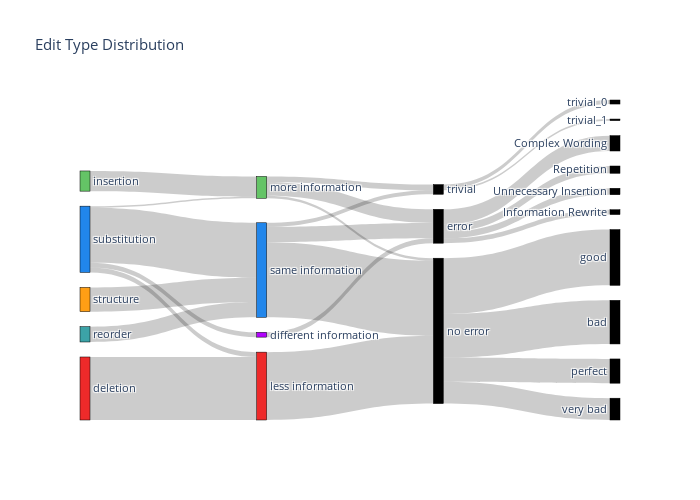

Notebook cell for this chart:
### Code cell
sankey_combined(data)

### Figure 1 — Plotly figure (JSON) as saved in the notebook; plotly's stock layout.template omitted (floating-point values rounded to 4 significant figures)
{"data": [{"link": {"source": [0, 0, 0, 0, 1, 1, 1, 1, 2, 2, 2, 2, 3, 3, 3, 3, 4, 4, 4, 4, 5, 5, 5, 5, 6, 6, 6, 7, 7, 7, 8, 8, 8, 9, 9, 9, 10, 10, 10, 10, 10, 10, 10, 10, 11, 11, 11, 11, 11, 11, 11, 11, 12, 12, 12, 12, 12, 12, 12, 12, 10, 10, 10, 10, 11, 11, 11], "target": [6, 7, 8, 9, 6, 7, 8, 9, 6, 7, 8, 9, 6, 7, 8, 9, 6, 7, 8, 9, 6, 7, 8, 9, 10, 11, 12, 10, 11, 12, 10, 11, 12, 10, 11, 12, 13, 14, 15, 16, 17, 18, 19, 20, 13, 14, 15, 16, 17, 18, 19, 20, 13, 14, 15, 16, 17, 18, 19, 20, 21, 22, 23, 24, 25, 26, 27], "value": [78, 0, 0, 0, 0, 0, 25, 0, 6, 68, 2, 6, 0, 19, 0, 0, 0, 30, 0, 0, 0, 0, 0, 0, 84, 0, 0, 93, 5, 19, 3, 7, 17, 0, 0, 6, 0, 0, 0, 0, 0, 0, 0, 0, 0, 0, 0, 0, 0, 0, 0, 0, 0, 6, 9, 0, 0, 0, 8, 19, 27, 54, 69, 30, 5, 2, 0]}, "node": {"color": ["#ee2a2a", "#64C466", "#2186eb", "#3ca3a7", "#FF9F15", "#F7CE46", "#ee2a2a", "#2186eb", "#64C466", "#b103fc", "black", "black", "black", "black", "black", "black", "black", "black", "black", "black", "black", "black", "black", "black", "black", "black", "black", "black"], "label": ["deletion", "insertion", "substitution", "reorder", "structure", "split", "less information", "same information", "more information", "different information", "no error", "trivial", "error", "Coreference", "Information Rewrite", "Repetition", "Contradiction", "Hallucination", "Irrelevant", "Unnecessary Insertion", "Complex Wording", "very bad", "bad", "good", "perfect", "trivial_0", "trivial_1", "trivial_2"], "line": {"color": "black", "width": 0.5}, "pad": 15, "thickness": 10}, "type": "sankey", "valueformat": "d", "valuesuffix": " edits"}], "layout": {"font": {"size": 11}, "height": 500, "title": {"text": "Edit Type Distribution"}, "width": 700}}
